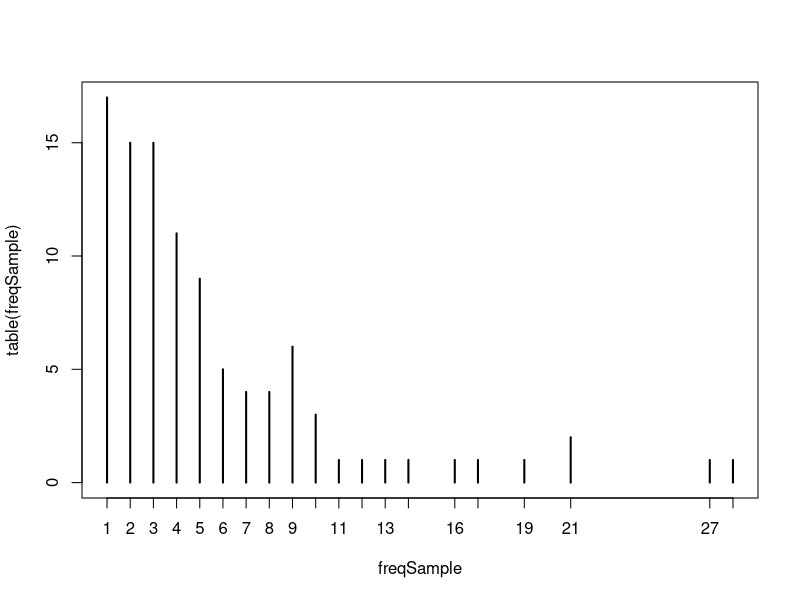
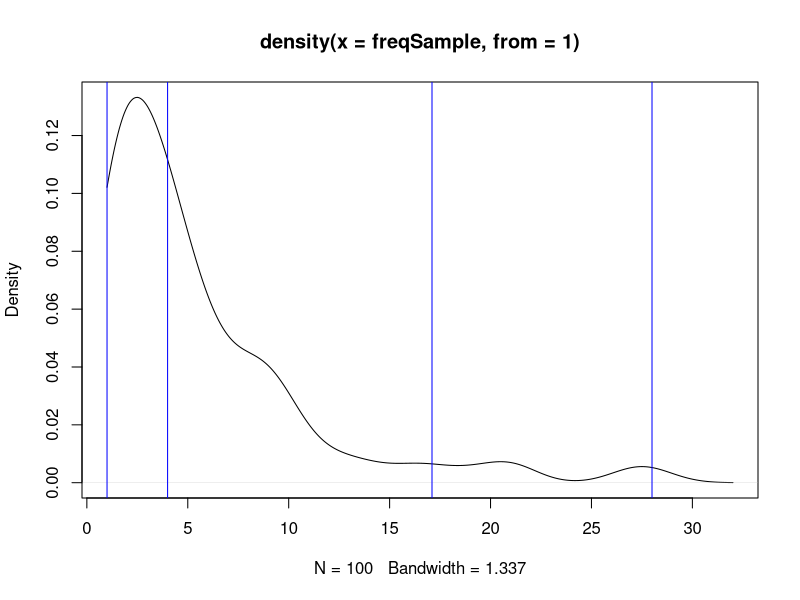

These figures' R source, in order:
set.seed(9327)
# Number of observations
observationCount <- 100

# Value set, eg: Frequency, integers from 1 to 60
f <- seq(1:60)

# Random sample from the data set above
freqSample <- sample(f, observationCount, replace = TRUE, prob = dweibull(f, 1, 5))

#Frequency table (first line is the value set, second is the frequencies)
table(freqSample)

#Figure of frequencies
plot(table(freqSample))

#density
plot(density(freqSample, from=1))

#view as data frame
View(as.data.frame(freqSample[order(freqSample)]))

#Quantiles, percentiles

#Vector of percentiles
probs <- c(0, 0.50, 0.95, 1.0)

#calculated values, based on percentiles
breaks <- quantile( freqSample, probs=probs)

#plot - add lines
for (i in 1:length(breaks) ) {
  abline(v=breaks[i],lwd=1, col="blue")
}
